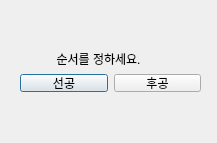
<?xml version="1.0" encoding="UTF-8"?>
<ui version="4.0">
 <class>SelectDialog</class>
 <widget class="QDialog" name="SelectDialog">
  <property name="geometry">
   <rect>
    <x>0</x>
    <y>0</y>
    <width>217</width>
    <height>143</height>
   </rect>
  </property>
  <property name="windowTitle">
   <string>Dialog</string>
  </property>
  <widget class="QWidget" name="">
   <property name="geometry">
    <rect>
     <x>20</x>
     <y>50</y>
     <width>181</width>
     <height>42</height>
    </rect>
   </property>
   <layout class="QVBoxLayout" name="verticalLayout">
    <item>
     <widget class="QLabel" name="label">
      <property name="text">
       <string>           순서를 정하세요.</string>
      </property>
     </widget>
    </item>
    <item>
     <layout class="QHBoxLayout" name="horizontalLayout">
      <item>
       <widget class="QPushButton" name="pushButton">
        <property name="text">
         <string>선공</string>
        </property>
       </widget>
      </item>
      <item>
       <widget class="QPushButton" name="pushButton_2">
        <property name="text">
         <string>후공</string>
        </property>
       </widget>
      </item>
     </layout>
    </item>
   </layout>
  </widget>
 </widget>
 <resources/>
 <connections/>
 <slots>
  <slot>closeAndSend(bool)</slot>
 </slots>
</ui>
